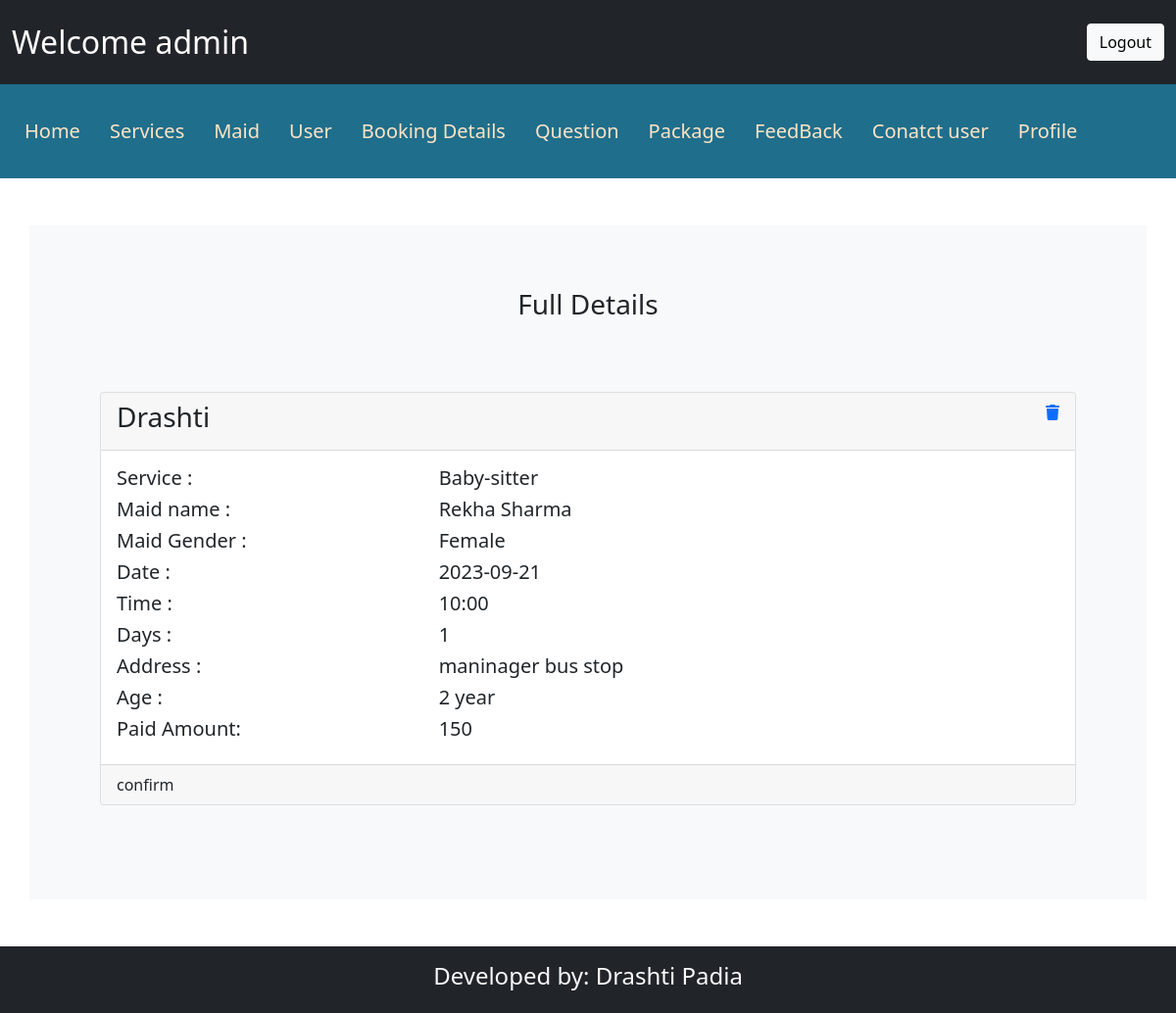
The page /admin/bookingfulldetails.php?bookingid=1 (signed in) on the database its author committed.
### tables this page shows
CREATE TABLE IF NOT EXISTS `booking` (
  `b_id` int(11) NOT NULL AUTO_INCREMENT,
  `comQ_id_list` varchar(100) NOT NULL,
  `comQ_val_list` varchar(100) NOT NULL,
  `speQ_id_list` varchar(100) NOT NULL,
  `speQ_val_list` varchar(100) NOT NULL,
  `sal_id` int(11) NOT NULL,
  `maid_id` int(11) DEFAULT NULL,
  `ID` int(11) NOT NULL,
  `card_name` varchar(50) DEFAULT NULL,
  `card_number` varchar(16) DEFAULT NULL,
  `card_cvv` varchar(3) DEFAULT NULL,
  `card_expirydate` date DEFAULT NULL,
  `bookingdate` date DEFAULT NULL,
  `status` varchar(30) DEFAULT NULL,
  `Amount` int(11) DEFAULT NULL,
  `service_Id` int(11) NOT NULL,
  PRIMARY KEY (`b_id`),
  KEY `maid_id` (`maid_id`),
  KEY `sal_id` (`sal_id`),
  KEY `ID` (`ID`),
  KEY `service_Id` (`service_Id`)
);

CREATE TABLE IF NOT EXISTS `user` (
  `ID` int(11) NOT NULL AUTO_INCREMENT,
  `name` varchar(20) NOT NULL,
  `number` varchar(10) NOT NULL,
  `email` varchar(20) NOT NULL,
  `gender` varchar(10) NOT NULL,
  `password` varchar(10) NOT NULL,
  PRIMARY KEY (`ID`)
);

CREATE TABLE IF NOT EXISTS `service` (
  `service_Id` int(11) NOT NULL AUTO_INCREMENT,
  `service_name` varchar(20) NOT NULL,
  PRIMARY KEY (`service_Id`)
);

CREATE TABLE IF NOT EXISTS `maids` (
  `maid_id` int(11) NOT NULL AUTO_INCREMENT,
  `maid_name` varchar(30) NOT NULL,
  `maid_age` varchar(30) NOT NULL,
  `maid_gender` varchar(30) NOT NULL,
  `maid_number` varchar(30) NOT NULL,
  `maid_picture` varchar(100) NOT NULL,
  `maid_status` varchar(50) DEFAULT NULL,
  `service_Id` int(11) NOT NULL,
  PRIMARY KEY (`maid_id`),
  KEY `service_Id` (`service_Id`)
);

CREATE TABLE IF NOT EXISTS `commonquestion` (
  `que_id` int(11) NOT NULL AUTO_INCREMENT,
  `que_description` varchar(50) NOT NULL,
  `que_value` varchar(100) DEFAULT NULL,
  `que_val_type` varchar(20) NOT NULL,
  PRIMARY KEY (`que_id`)
);

CREATE TABLE IF NOT EXISTS `specificquestion` (
  `speQ_id` int(11) NOT NULL AUTO_INCREMENT,
  `speQ_name` varchar(50) NOT NULL,
  `speQ_value` varchar(100) NOT NULL,
  `service_Id` int(11) NOT NULL,
  PRIMARY KEY (`speQ_id`),
  KEY `service_Id` (`service_Id`)
);

### admin/bookingfulldetails.php (the view, shortened to what this page needs)
<?php
include("./header.php");
$id = $_GET['bookingid'];
?>
<!DOCTYPE html>
<html lang="en">
<head>
    <link rel="stylesheet" href="./css/bootstrap.min.css" />
    <link rel="stylesheet" href="./css/all.min.css" />
</head>
<body>
    <section class="py-5">
        <div class="container bg-light py-5">
            <div class="row py-3">
                <div class="col text-center">
                    <h3>Full Details</h3>
                </div>
            </div>
            <?php
            $query = "SELECT * FROM booking,maids,salary,user,service WHERE
                            booking.maid_id=maids.maid_id and
                            booking.sal_id=salary.sal_id and
                            booking.ID=user.ID and
                            booking.service_Id=service.service_id and
                            booking.b_id=$id;
                            ";
            $res = mysqli_query($con, $query);
            while ($row = mysqli_fetch_array($res)) {
                ?>
                <div class="row m-5 ">
                    <div class="col justify-content-around">
                        <div class="card ms-auto ">
                            <div class="card-header">
                                <div class="row">
                                    <div class="col-10">
                                        <h3><?php echo $row[28]; ?></h3>
                                    </div>
                                   <div class="col-2 text-end">
                                      <a href="deleteAdminbooking.php?bookingid=<?php echo $row[0] ?>"><i class="fa-solid fa-trash"></i></a>
                                    </div>
                                </div>
                            </div>
                            <div class="card-body">
                                <div class="row">
                                    <div class="col-4">
                                        <h5>Service :</h5>
                                    </div>
                                    <div class="col-6">
                                       <h5><?php echo $row[34]; ?></h5>
                                    </div>
                                    <div class="col-4">
                                         <h5>Maid name :</h5>
                                    </div>
                                    <div class="col-6">
                                        <h5><?php echo $row[17]; ?></h5>
                                    </div>
                                    <?php
                                    $comans = explode(",", $row[2]);
                                    $comvalQ = "SELECT * FROM commonquestion";
                                    $comvalR = mysqli_query($con, $comvalQ); ?>
                                    <div class="col-4">
                                        <?php
                                        while ($comvalrow = mysqli_fetch_array($comvalR)) { ?>
                                            <div class="row">
                                                <h5><?php echo $comvalrow[1]; ?> : </h5>
                                            </div>
                                        <?php } ?>
                                    </div>
                                    <div class="col-6">
                                        <?php
                                        for ($i = 0; $i < count($comans); $i++) { ?>
                                            <div class="row">
                                                <h5> <?php echo $comans[$i]; ?></h5>
                                            </div>
                                        <?php }
                                        ?>
                                    </div>
                                </div>
                                <?php
                                $serid = $row[15];
                                $speans = explode(",", $row[4]);
                                $spevalQ = "SELECT * FROM specificquestion WHERE service_Id=$serid";
                                $spevalR = mysqli_query($con, $spevalQ); ?>
                                <div class="row">
                                    <div class="col-4">
                                        <?php
                                        while ($spevalrow = mysqli_fetch_array($spevalR)) { ?>
                                            <div class="row">
                                                <h5><?php echo $spevalrow[1]; ?> : </h5>
                                            </div>
                                        <?php } ?>
                                    </div>
                                    <div class="col-6">
                                        <?php
                                        for ($i = 0; $i < count($speans); $i++) { ?>
                                            <div class="row">
                                                <h5> <?php echo $speans[$i]; ?></h5>
                                            </div>
                                        <?php }
                                        ?>
                                    </div>
                                </div>
                                <?php if($row[13]=="Done"){?>
                                    <div class="row">
                                        <div class="col-4"><h5> Paid Amount: </h5></div>
                                        <div class="col-6"><h5><?php echo $row[14];?></h5></div>
                                    </div>
                                <?php } ?>
                            </div>
                            <div class="card-footer">
                                <?php
                                if($row[13] == "approved" || $row[13] == "Done")
                                {
                                    echo "confirm";
                                } ?>
                            </div>
                        </div>
                    </div>
                </div>
            <?php } ?>
        </div>
    </section>
</body>
</html>
<?php include("./footer.php") ?>

### admin/css/style.css (style rules this page uses)
* { margin: 0px; padding: 0px; box-sizing: border-box; }

### rows shown on the page
booking: ID.name "Drashti", service_Id.service_name "Baby-sitter", maid.maid_name "Rekha Sharma", comQ_val_list "Female", comQ_val_list "2023-09-21", comQ_val_list "10:00", comQ_val_list "1", comQ_val_list "maninager bus stop", speQ_val_list "2 year", Amount "150", status "confirm"
commonquestion: que_description "Maid Gender"
commonquestion: que_description "Date"
commonquestion: que_description "Time"
commonquestion: que_description "Days"
commonquestion: que_description "Address"
specificquestion: speQ_name "Age"

### other values the page prints
$_SESSION['admin'] "admin"
